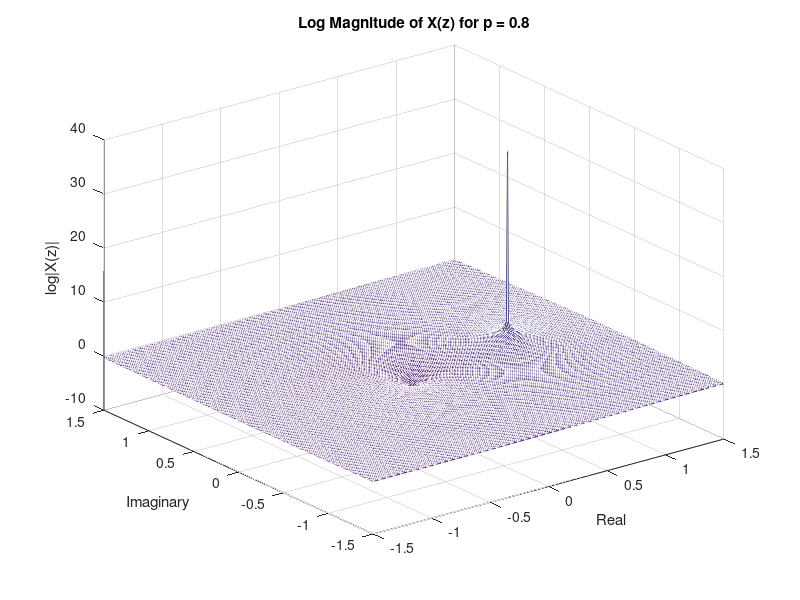
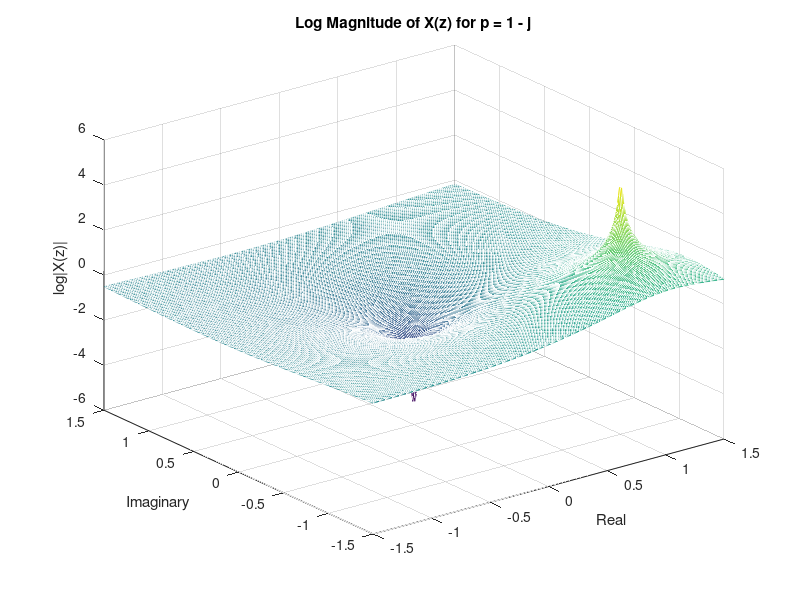

Reproduce these figures in MATLAB, in order.
% Define parameters
p1 = 0.8; % First value of p
p2 = 1 - 1j; % Second value of p
resolution = 0.01; % Grid resolution
[x, y] = meshgrid(-1.5:resolution:1.5, -1.5:resolution:1.5); % Create grid

% Convert x, y to complex z
z = x + 1j * y;

% Compute log magnitude for p = 0.8
X1 = log(abs(z ./ (z - p1)));
figure;
mesh(x, y, X1);
title('Log Magnitude of X(z) for p = 0.8');
xlabel('Real');
ylabel('Imaginary');
zlabel('log|X(z)|');
rotate3d on;

% Compute log magnitude for p = 1 - j
X2 = log(abs(z ./ (z - p2)));
figure;
mesh(x, y, X2);
title('Log Magnitude of X(z) for p = 1 - j');
xlabel('Real');
ylabel('Imaginary');
zlabel('log|X(z)|');
rotate3d on;
